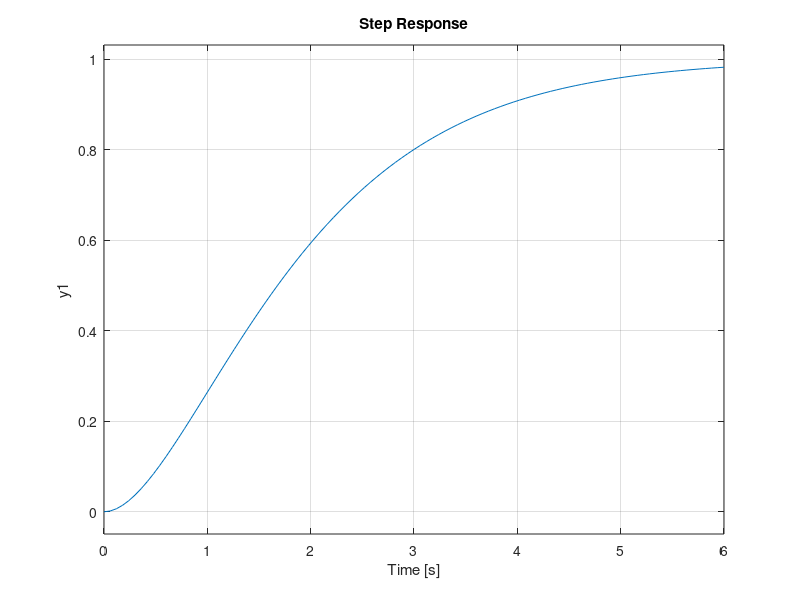

Reproduce this figure in MATLAB.
m = 1;  % 1 kg
c = 2; % 12 N-s/m
k = 1; % 20 N/m
% Open-Loop Response
s = tf('s');
P = 1/(m*s^2 + c*s + k) % Transfer function
step(P)
